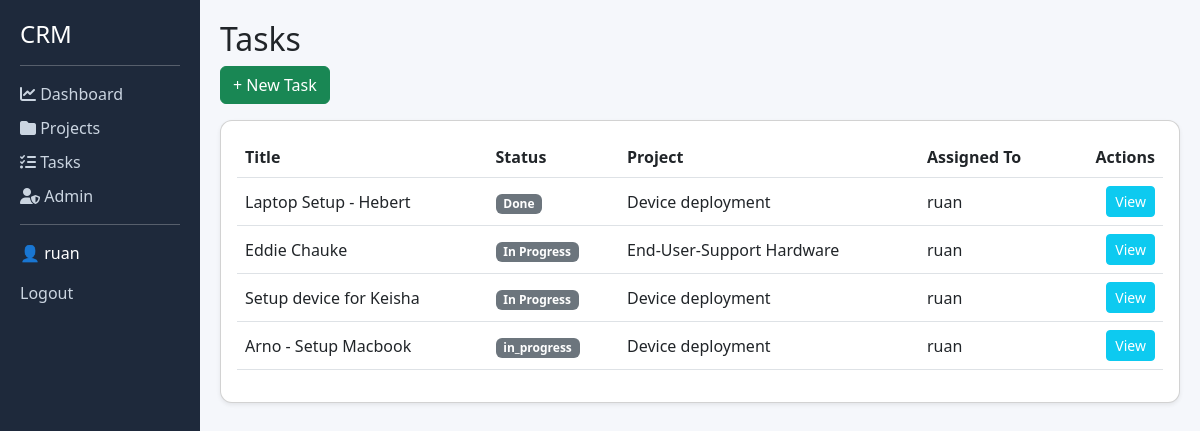
Page /tasks/ (signed in) on the committed database.
### crm/models.py (models this page shows, shortened)
class Task(models.Model):
    STATUS_CHOICES = [
        ('todo', 'To Do'),
        ('progress', 'In Progress'),
        ('done', 'Done'),
    ]
    title = models.CharField(max_length=200)
    description = models.TextField()
    project = models.ForeignKey(Project, on_delete=models.CASCADE)
    assigned_to = models.ForeignKey(User, on_delete=models.CASCADE)
    status = models.CharField(max_length=20, choices=STATUS_CHOICES)
    created_at = models.DateTimeField(auto_now_add=True)

class Project(models.Model):
    name = models.CharField(max_length=200)
    description = models.TextField()
    created_by = models.ForeignKey(User, on_delete=models.CASCADE)

### crm/views.py (the view)
# urls.py: path('tasks/', views.task_list, name='task_list'),
@login_required
def task_list(request):
    tasks = Task.objects.all()
    return render(request, 'crm/task_list.html', {'tasks': tasks})

### crm/templates/crm/task_list.html
{% extends 'crm/base.html' %}
{% block content %}
<h2>Tasks</h2>
<a href="{% url 'task_create' %}" class="btn btn-success mb-3">+ New Task</a>
<div class="card p-3 shadow-sm">
    <table class="table align-middle">
        <thead>
            <tr>
                <th>Title</th>
                <th>Status</th>
                <th>Project</th>
                <th>Assigned To</th>
                <th class="text-end">Actions</th>
            </tr>
        </thead>
        <tbody>
            {% for task in tasks %}
            <tr>
                <td>{{ task.title }}</td>
                <td><span class="badge bg-secondary">{{ task.get_status_display }}</span></td>
                <td>{{ task.project.name }}</td>
                <td>{{ task.assigned_to }}</td>
                <td class="text-end">
                    <a href="{% url 'task_detail' task.id %}" class="btn btn-sm btn-info text-white">View</a>
                </td>
            </tr>
            {% empty %}
            <tr>
                <td colspan="5" class="text-center">No tasks found.</td>
            </tr>
            {% endfor %}
        </tbody>
    </table>
</div>
{% endblock %}

### crm/templates/crm/base.html (shortened to what this page needs)
<!DOCTYPE html>
<html lang="en">
<head>
    <link href="https://cdn.jsdelivr.net/npm/bootstrap@5.3.0/dist/css/bootstrap.min.css" rel="stylesheet">
    <link href="https://cdnjs.cloudflare.com/ajax/libs/font-awesome/6.5.0/css/all.min.css" rel="stylesheet">
</head>
<body>
<div class="container-fluid">
    <div class="row">
        <div class="col-md-2 sidebar">
            <h4>CRM</h4>
            <hr>
            <a href="{% url 'dashboard' %}">
                <i class="fas fa-chart-line"></i> Dashboard
            </a>
            <a href="{% url 'project_list' %}">
                <i class="fas fa-folder"></i> Projects
            </a>
            <a href="{% url 'task_list' %}">
                <i class="fas fa-tasks"></i> Tasks
            </a>
            <a href="/admin/">
                <i class="fas fa-user-shield"></i> Admin
            </a>
            <hr>
            {% if user.is_authenticated %}
                <p>👤 {{ user.username }}</p>
                <a href="{% url 'logout' %}">Logout</a>
            {% else %}
                <a href="{% url 'login' %}">Login</a>
            {% endif %}
        </div>
        <div class="col-md-10 content">
            {% block content %}
            {% endblock %}
        </div>
    </div>
</div>
</body>
</html>

### crm/templates/crm/base.html (style rules this page uses)
body { background-color: #f5f7fb; }
.sidebar { height: 100vh; background: #1e293b; color: white; padding: 20px; }
.sidebar a { color: #cbd5e1; display: block; margin: 10px 0; text-decoration: none; }
.content { padding: 20px; }
.card { border-radius: 12px; box-shadow: 0 4px 10px rgba(0,0,0,0.05); }

### rows in the picture
Task: title "Laptop Setup - Hebert", status "Done", project.name "Device deployment", assigned_to "ruan"
Task: title "Eddie Chauke", status "In Progress", project.name "End-User-Support Hardware", assigned_to "ruan"
Task: title "Setup device for Keisha", status "In Progress", project.name "Device deployment", assigned_to "ruan"
Task: title "Arno - Setup Macbook", status "in_progress", project.name "Device deployment", assigned_to "ruan"

### other values in the picture
{{ user.username }} "ruan"
